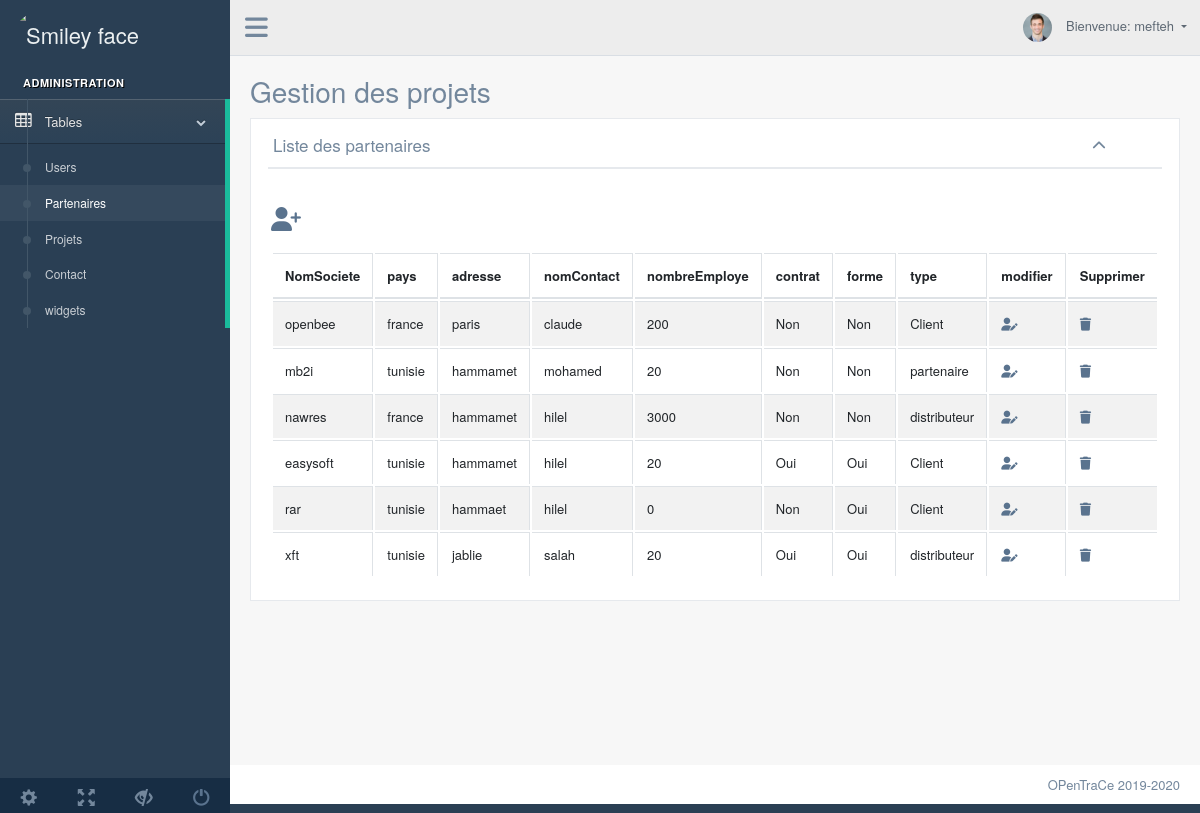
Page /index2.php (signed in) on the committed database.
### tables this page shows
CREATE TABLE IF NOT EXISTS `partenaire` (
  `id` int(11) NOT NULL AUTO_INCREMENT,
  `nomSociete` varchar(20) NOT NULL,
  `pays` int(11) NOT NULL,
  `adresse` varchar(20) NOT NULL,
  `nomContact` varchar(20) NOT NULL,
  `nombreEmploye` int(11) NOT NULL,
  `contrat` tinyint(1) NOT NULL,
  `forme` tinyint(1) NOT NULL,
  `typepartenaire` int(11) NOT NULL,
  PRIMARY KEY (`id`)
);

CREATE TABLE IF NOT EXISTS `pays` (
  `id` int(11) NOT NULL AUTO_INCREMENT,
  `nom` varchar(20) NOT NULL,
  PRIMARY KEY (`id`)
);

CREATE TABLE IF NOT EXISTS `typepartenaire` (
  `id` int(11) NOT NULL AUTO_INCREMENT,
  `nom` varchar(20) NOT NULL,
  PRIMARY KEY (`id`)
);

### index2.php (called while the page is built, shortened)
<?php
$Objet=new $Model ;
$rows=$Objet->liste();
include 'Views/index2.php';
?>

### Models/connect.php (called while the page is built, shortened)
<?php
class connect{
	private $conexion;
    public function __construct(){
		$this->sgbd = 'mysql';
		$this->serveur='localhost';
		$this->dbname='openbee';
		$this->user='root';
		$this->password='';
		$this->conexion = new PDO("$this->sgbd:host=$this->serveur;dbname=$this->dbname", "$this->user", "$this->password");
    }
	public function query($rq, $param=array()){
		if (count($param))
		{
			$stm=$this->conexion->prepare($rq);
			$retour=$stm->execute($param);
			return $stm->fetchAll();
		}
		else{
			$retour=$this->conexion->query($rq);
			if($retour)
				return $retour->fetchAll();
			else
				return array();
		}
	}
}
?>

### Models/partenaire.php (called while the page is built, shortened)
<?php
require_once __DIR__ . '/connect.php';
class partenaire extends connect{
	public function Liste(){
		$rq="SELECT partenaire.`id`, partenaire.`nomSociete`, pays.`nom` nomPays  , partenaire.`adresse`, partenaire.`nomContact`,
					partenaire.`nombreEmploye`,partenaire.`contrat`,  partenaire.`forme` , partenaire.`typepartenaire` ,typepartenaire.nom nomType
		 			FROM partenaire
					left JOIN typepartenaire ON  partenaire.typepartenaire = typepartenaire.id
					left JOIN  pays ON partenaire.pays = pays.id ";
		return $this->query($rq);
	}
}
?>

### Views/index2.php (the view, shortened to what this page needs)
<!DOCTYPE html>
<html lang="en">
  <?php
  include __DIR__ .'/head.php';
  ?>
  <body class="nav-md">
    <div class="container body">
      <div class="main_container">
        <?php
		  include __DIR__ .'/left.php';
		  ?>
        <div class="right_col" role="main">
          <div class="">
            <div class="page-title">
              <div class="title_left">
                <h3>Gestion des projets</h3>
              </div>
            </div>
            <div class="clearfix"></div>
            <div class="row">
              <div class="col-md-12 col-sm-12 ">
                <div class="x_panel">
                  <div class="x_title">
                    <h2>Liste des partenaires</h2>
                    <ul class="nav navbar-right panel_toolbox">
                      <li><a class="collapse-link"><i class="fa fa-chevron-up"></i></a>
                      </li>
                    </ul>
                    <div class="clearfix"></div>
                  </div>
                  <div class="x_content">
                      <div class="row">
                          <div class="col-sm-12">
                            <div class="card-box table-responsive">
                            <p>
                            <?php if($_SESSION['type'] == 1) { ?>
                            <div  style="font-size: 24px " >
                            <a   class="fas fa-user-plus"   href="index2.php?Action=ajouter"> </a>
                             </div>
                             <?php }?>
                            </p>
                    <table id="datatable-buttons" class="table table-striped table-bordered" style="width:100%">
                      <thead>
                        <tr>
                          <th>NomSociete</th>
                          <th>pays</th>
                          <th>adresse</th>
                          <th>nomContact</th>
                          <th>nombreEmploye</th>
                          <th>contrat</th>
						              <th>forme</th>
						              <th>type</th>
                          <?php if($_SESSION['type'] == 1) { ?>  <th>modifier</th> <?php } ?>
                           <?php if($_SESSION['type'] == 1) { ?>  <th>Supprimer</th> <?php } ?>
                        </tr>
                      </thead>
                      <tbody>
					  <?php
						foreach($rows as $row){
					  ?>
                        <tr>
                          <td><?php echo $row["nomSociete"]; ?></td>
                          <td><?php echo $row["nomPays"]; ?></td>
                          <td><?php echo $row["adresse"]; ?></td>
                          <td><?php echo $row["nomContact"]; ?></td>
                          <td><?php echo $row["nombreEmploye"]; ?></td>
                          <td><?php if( $row["contrat"]) echo 'Oui'; else echo 'Non'; ?></td>
                          <td><?php if( $row["forme"]) echo 'Oui'; else echo 'Non'; ?></td>
                          <td><?php echo $row["nomType"]; ?></td>
                          <?php if($_SESSION['type'] == 1) { ?>
                          <td><a  class="fas fa-user-edit"  href="index2.php?Action=update&id=<?php echo $row["id"]; ?>"></a></td>
              <td><a  class="fas fa-trash"  href="index2.php?Action=delete&id=<?php echo $row["id"]; ?>"></a></td>
              <?php }?>
                        <?php
						}
						?>
                      </tbody>
                    </table>
                  </div>
                </div>
              </div>
            </div>
                </div>
              </div>
            </div>
          </div>
        </div>
        <?php
		include __DIR__ .'/footer.php';
		?>
      </div>
    </div>
  </body>
</html>

### rows in the picture
partenaire: nomSociete "openbee", pays.nom "france", adresse "paris", nomContact "claude", nombreEmploye "200", contrat "Non", forme "Non", typepartenaire.nom "Client"
partenaire: nomSociete "mb2i", pays.nom "tunisie", adresse "hammamet", nomContact "mohamed", nombreEmploye "20", contrat "Non", forme "Non", typepartenaire.nom "partenaire"
partenaire: nomSociete "nawres", pays.nom "france", adresse "hammamet", nomContact "hilel", nombreEmploye "3000", contrat "Non", forme "Non", typepartenaire.nom "distributeur"
partenaire: nomSociete "easysoft", pays.nom "tunisie", adresse "hammamet", nomContact "hilel", nombreEmploye "20", contrat "Oui", forme "Oui", typepartenaire.nom "Client"
partenaire: nomSociete "rar", pays.nom "tunisie", adresse "hammaet", nomContact "hilel", nombreEmploye "0", contrat "Non", forme "Oui", typepartenaire.nom "Client"
partenaire: nomSociete "xft", pays.nom "tunisie", adresse "jablie", nomContact "salah", nombreEmploye "20", contrat "Oui", forme "Oui", typepartenaire.nom "distributeur"

### other values in the picture
$_SESSION["login"] "mefteh"
